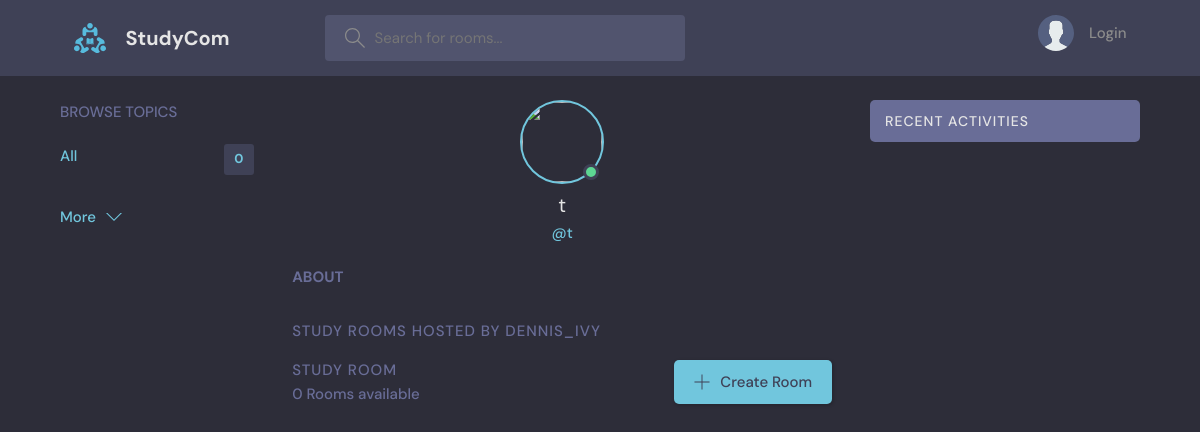
The page /user-profile/1 on the database as committed earlier.
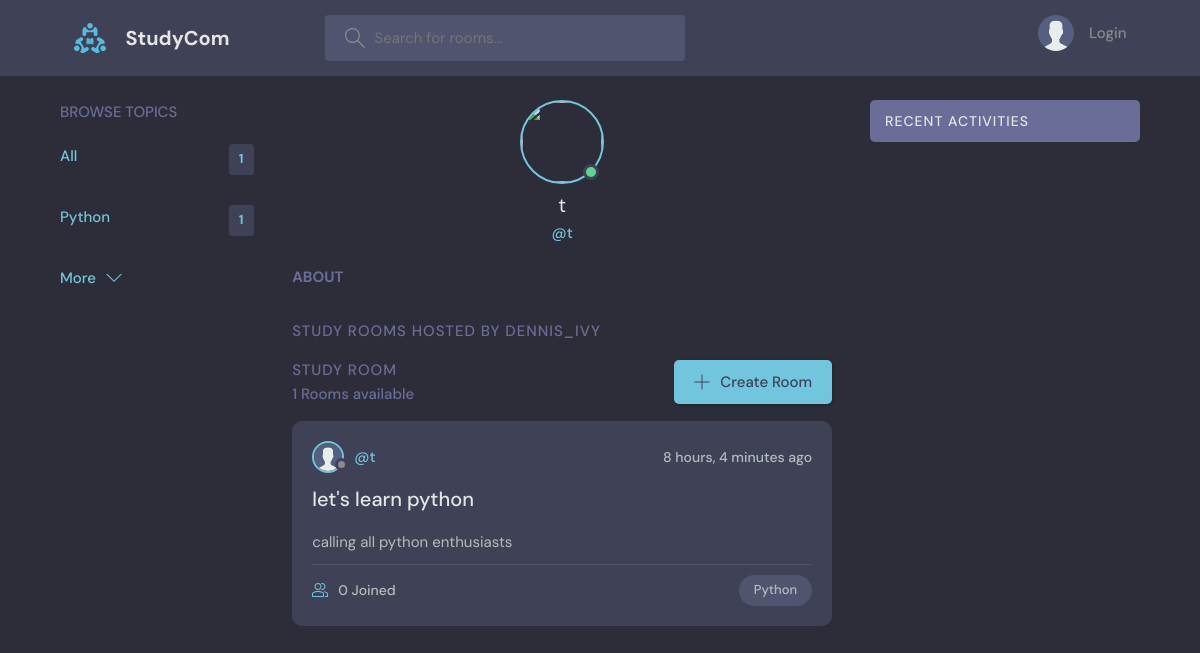
The same page on the database as committed later.
### studycom/models.py (models this page shows, shortened)
class User(AbstractUser):
    name = models.CharField(max_length=200, null=True)
    email = models.EmailField(unique=True)
    bio = models.TextField(null=True)
    avatar = models.ImageField(null=True, default='avatar.svg')
    USERNAME_FIELD = 'email'
    USERNAME_FIELD = "username"
    REQUIRED_FIELDS = ["email"]

class Topic(models.Model):
    name = models.CharField(max_length=200)
    def __str__(self):
        return self.name

class Room(models.Model):
    host=models.ForeignKey(User, on_delete=models.SET_NULL, null=True)
    topic = models.ForeignKey(Topic, on_delete=models.SET_NULL, null=True)
    name = models.CharField(max_length=200)
    description = models.TextField(null=True, blank=True)
    participants = models.ManyToManyField(
        User, related_name='participants', blank=True
    )
    updated = models.DateTimeField(auto_now=True)
    created = models.DateField(auto_now_add=True)
    class Meta:
        ordering = ['-updated', '-created']

### studycom/views.py (the view)
# urls.py: path('user-profile/<int:pk>', views.user_profile, name='user-profile'),
def user_profile(request, pk):
    user = User.objects.get(id=pk)
    rooms = user.room_set.all()
    user_messages = user.message_set.all()
    topics = Topic.objects.all()
    context = {'user': user, 'rooms': rooms, 'activity_messages': user_messages, 'topics': topics}
    return render(request, 'studycom/profile.html', context)

### studycom/templates/studycom/profile.html (shortened to what this page needs)
{% extends 'main.html' %}
{% block content %}
  <main class="profile-page layout layout--3">
    <div class="container">
        {% include 'studycom/topics.html' %}
    <div class="roomList">
        <div class="profile">
        <div class="profile__avatar">
            <div class="avatar avatar--large active">
            <img src="{{ request.user.avatar.url }}" />
            </div>
        </div>
        <div class="profile__info">
            <h3>{{ user.username }}</h3>
            <p>@{{ user.username }}</p>
        </div>
        <div class="profile__about">
            <h3>About</h3>
        </div>
        </div>
        <div class="roomList__header">
        <div>
            <h2>Study Rooms Hosted by dennis_ivy</a>
            </h2>
        </div>
        </div>
        {% include 'studycom/feed.html' %}
    </div>
        {% include 'studycom/activity.html' %}
    </div>
  </main>
{% endblock %}

### templates/main.html (shortened to what this page needs)
<!DOCTYPE html>
{% load static %}
<html lang="en">
  <head>
    <link rel="stylesheet" href="{% static 'styles/style.css' %}" />
  </head>
  <body>
    {% include 'navbar.html' %}
    {% block content %}
    {% endblock %}
  </body>
</html>

### templates/navbar.html (shortened to what this page needs)
{% load static %}
<header class="header header--loggedIn">
    <div class="container">
      <a href="{% url 'home' %}" class="header__logo">
        <img src="{% static 'images/logo.svg' %}" />
        <h1>StudyCom</h1>
      </a>
      <form class="header__search" method="GET" action="{% url 'home' %}">
        <label>
          <input type="text" name="q" placeholder="Search for rooms..." />
        </label>
      </form>
      <nav class="header__menu">
        {% if request.user.is_authenticated %}
        <div class="header__user">
          <a href="{% url 'user-profile' request.user.id %}">
            <div class="avatar avatar--medium active">
              <img src="{{ request.user.avatar.url }}" />
            </div>
            <p>{{request.user}}<span>@{{request.user.username}}</span></p>
          </a>
          <button class="dropdown-button">
            <svg version="1.1" xmlns="http://www.w3.org/2000/svg" width="32" height="32" viewBox="0 0 32 32">
              <title>chevron-down</title>
              <path d="M16 21l-13-13h-3l16 16 16-16h-3l-13 13z"></path>
            </svg>
          </button>
        </div>
        <div class="dropdown-menu">
          <a href="{% url 'update-user' %}" class="dropdown-link"
            ><svg version="1.1" xmlns="http://www.w3.org/2000/svg" width="32" height="32" viewBox="0 0 32 32">
              <title>tools</title>
              <path
                d="M27.465 32c-1.211 0-2.35-0.471-3.207-1.328l-9.392-9.391c-2.369 0.898-4.898 0.951-7.355 0.15-3.274-1.074-5.869-3.67-6.943-6.942-0.879-2.682-0.734-5.45 0.419-8.004 0.135-0.299 0.408-0.512 0.731-0.572 0.32-0.051 0.654 0.045 0.887 0.277l5.394 5.395 3.586-3.586-5.394-5.395c-0.232-0.232-0.336-0.564-0.276-0.887s0.272-0.596 0.572-0.732c2.552-1.152 5.318-1.295 8.001-0.418 3.274 1.074 5.869 3.67 6.943 6.942 0.806 2.457 0.752 4.987-0.15 7.358l9.392 9.391c0.844 0.842 1.328 2.012 1.328 3.207-0 2.5-2.034 4.535-4.535 4.535zM15.101 19.102c0.26 0 0.516 0.102 0.707 0.293l9.864 9.863c0.479 0.479 1.116 0.742 1.793 0.742 1.398 0 2.535-1.137 2.535-2.535 0-0.668-0.27-1.322-0.742-1.793l-9.864-9.863c-0.294-0.295-0.376-0.74-0.204-1.119 0.943-2.090 1.061-4.357 0.341-6.555-0.863-2.631-3.034-4.801-5.665-5.666-1.713-0.561-3.468-0.609-5.145-0.164l4.986 4.988c0.391 0.391 0.391 1.023 0 1.414l-5 5c-0.188 0.188-0.441 0.293-0.707 0.293s-0.52-0.105-0.707-0.293l-4.987-4.988c-0.45 1.682-0.397 3.436 0.164 5.146 0.863 2.631 3.034 4.801 5.665 5.666 2.2 0.721 4.466 0.604 6.555-0.342 0.132-0.059 0.271-0.088 0.411-0.088z"
              ></path>
            </svg>
            Settings</a
          >
          <a href="{% url 'logout' %}" class="dropdown-link"
            ><svg version="1.1" xmlns="http://www.w3.org/2000/svg" width="32" height="32" viewBox="0 0 32 32">
              <title>sign-out</title>
              <path
                d="M3 0h22c0.553 0 1 0 1 0.553l-0 3.447h-2v-2h-20v28h20v-2h2l0 3.447c0 0.553-0.447 0.553-1 0.553h-22c-0.553 0-1-0.447-1-1v-30c0-0.553 0.447-1 1-1z"
              ></path>
              <path
                d="M21.879 21.293l1.414 1.414 6.707-6.707-6.707-6.707-1.414 1.414 4.293 4.293h-14.172v2h14.172l-4.293 4.293z"
              ></path>
            </svg>
            Logout</a
          >
        </div>
        {% else %}
        <a href="{% url 'login' %}">
          <img src="{% static 'images/avatar.svg' %}" />
          <p>Login</p>
        </a>
        {% endif %}
      </nav>
    </div>
  </header>

### studycom/templates/studycom/topics.html
<div class="topics">
    <div class="topics__header">
    <h2>Browse Topics</h2>
    </div>
    <ul class="topics__list">
    <li>
        <a href="/" class="active">All <span>{{ topics.count }}</span></a>
    </li>
   {% for topic in topics %}
   <li>
        <a href="{% url 'home' %}?q={{ topic }}" class="active">{{ topic }} <span>{{topic.room_set.all.count}}</span></a>
    </li>
    {% endfor %}
    </ul>
    <a class="btn btn--link" href="{% url 'topics' %}">
    More
    <svg version="1.1" xmlns="http://www.w3.org/2000/svg" width="32" height="32" viewBox="0 0 32 32">
        <title>chevron-down</title>
        <path d="M16 21l-13-13h-3l16 16 16-16h-3l-13 13z"></path>
    </svg>
    </a>
</div>

### studycom/templates/studycom/feed.html (shortened to what this page needs)
<div class="roomList">
    <div class="roomList__header">
    <div>
        <h2>Study Room</h2>
        <p>{{ rooms.count }} Rooms available</p>
    </div>
    <a class="btn btn--main" href="{% url 'create-room' %}">
        <svg version="1.1" xmlns="http://www.w3.org/2000/svg" width="32" height="32" viewBox="0 0 32 32">
        <title>add</title>
        <path
            d="M16.943 0.943h-1.885v14.115h-14.115v1.885h14.115v14.115h1.885v-14.115h14.115v-1.885h-14.115v-14.115z"
        ></path>
        </svg>
        Create Room
    </a>
    </div>
    {% for room in rooms %}
    <div class="roomListRoom">
    <div class="roomListRoom__header">
        <a href="{% url 'user-profile' room.host.id %}" class="roomListRoom__author">
        <div class="avatar avatar--small">
            <img src="{{ room.host.avatar.url }}" />
        </div>
        <span>@{{ room.host.username }}</span>
        </a>
        <div class="roomListRoom__actions">
        <span>{{ room.created|timesince }} ago</span>
        </div>
    </div>
    <div class="roomListRoom__content">
        <a href="{% url 'room' room.id %}">{{ room.name }}</a>
        <p>
        {{ room.description }}
        </p>
    </div>
    <div class="roomListRoom__meta">
        <a href="{% url 'room' room.id %}" class="roomListRoom__joined">
        {{room.participants.all.count}} Joined
        </a>
        <p class="roomListRoom__topic">{{ room.topic }}</p>
    </div>
    </div>
    {% endfor %}
</div>

### studycom/templates/studycom/activity.html (shortened to what this page needs)
<div class="activities">
    <div class="activities__header">
    <h2>Recent Activities</h2>
    </div>
</div>

Rows that differ between the two databases and show on the page:
added Topic: name "Python", room_set.all.count "1"
changed User: count "0" → "1"
added Room: host.avatar (placeholder picture), host.username "t", created "8 hours, 4 minutes", name "let's learn python", description "calling all python enthusiasts", participants.all.count "0", topic "Python"
Other text that changed with them:
{{ topics.count }}: "0" → "1"
